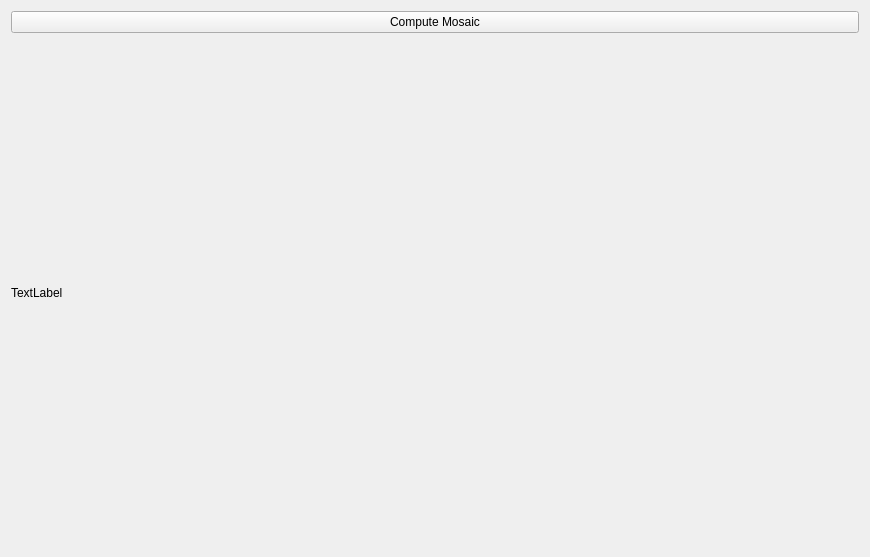
<?xml version="1.0" encoding="UTF-8"?>
<ui version="4.0">
 <class>Form</class>
 <widget class="QWidget" name="Form">
  <property name="geometry">
   <rect>
    <x>0</x>
    <y>0</y>
    <width>870</width>
    <height>557</height>
   </rect>
  </property>
  <property name="windowTitle">
   <string>Form</string>
  </property>
  <layout class="QGridLayout" name="gridLayout_2">
   <item row="0" column="0">
    <layout class="QHBoxLayout" name="horizontalLayout" stretch="1,2">
     <item>
      <layout class="QGridLayout" name="mosaic_grid_layout"/>
     </item>
     <item>
      <layout class="QGridLayout" name="gridLayout">
       <item row="0" column="0">
        <widget class="QPushButton" name="mosaic_compute">
         <property name="text">
          <string>Compute Mosaic</string>
         </property>
        </widget>
       </item>
       <item row="1" column="0">
        <widget class="QLabel" name="mosaic_result">
         <property name="text">
          <string>TextLabel</string>
         </property>
        </widget>
       </item>
      </layout>
     </item>
    </layout>
   </item>
  </layout>
 </widget>
 <resources/>
 <connections/>
</ui>
